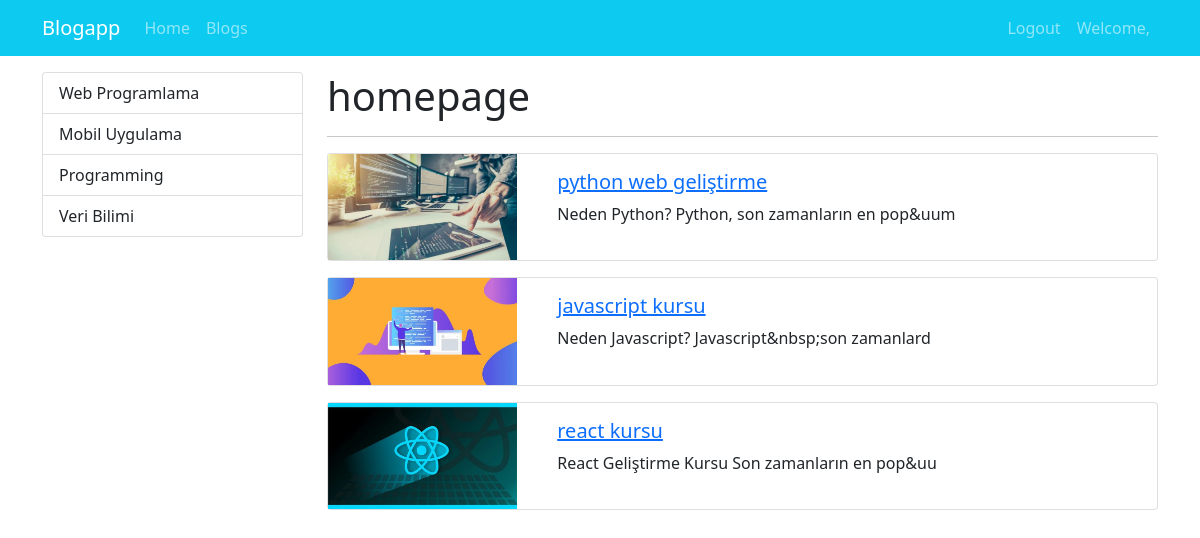
The app's page / (signed in) with its own data.
### blog/models.py (models this page shows, shortened)
class Category(models.Model):
    name = models.CharField(max_length=150)
    slug = models.SlugField(null=False,blank =True,unique=True,db_index=True,editable=False)

class Blog(models.Model):
    title = models.CharField(max_length=200)
    image = models.ImageField(upload_to="blogs")
    description = RichTextField()
    is_active = models.BooleanField(default=False)
    is_home = models.BooleanField(default=False)
    slug = models.SlugField(null = False, blank =True, unique=True, db_index=True,editable=False)
    categories = models.ManyToManyField(Category, blank=True)

### blog/views.py (the view)
# urls.py: path("", views.index, name="home"),
def index(request):
    context = {
        "blogs": Blog.objects.filter(is_active=True,is_home=True),
        "categories": Category.objects.all()
    }
    return render(request, "blog/index.html", context)

### blog/templates/blog/index.html (shortened to what this page needs)
{% extends "base.html" %}
{% load static %}
{% block css_files %}
   <link rel="stylesheet" href="{% static 'blog/css/style.css' %}" >
{% endblock %}
{% block content %}
<div class="container mt-3">
    <div class="row">
        <div class="col-3">
           {% include 'partials/_categories.html' %}
        </div>
        <div class="col-9">
            <h1>homepage</h1>
            <hr>
            {% for blog in blogs %}
                {% if blog.is_home and blog.is_active %}
                    {% include 'blog/partials/_blog.html' %}
                {% endif %}
            {% endfor %}
        </div>
    </div>
</div>
{% endblock %}

### templates/partials/_categories.html
<div class="list-group">
    {% for category in categories %}
        {% if category.slug == selected_category %}
        <a class="list-group-item list-group-item-action active" href="{% url 'blogs_by_category' category.slug %}">{{category.name|title}}</a>
        {% else %}
        <a class="list-group-item list-group-item-action" href="{% url 'blogs_by_category' category.slug %}">{{category.name|title}}</a>
        {% endif %}
    {% endfor %}
</div>

### blog/templates/blog/partials/_blog.html
{% load static %}
<div class="card mb-3">
    <div class="row">
        <div class="col-md-3">
            <img src="{{ blog.image.url }}" alt="" class="img-fluid">
        </div>
        <div class="col-md-9">
            <div class="card-body">
                <h5 class="card-title">
                    <a href="{% url 'blogs_details' blog.slug  %}">
                        {{ blog.title }}
                    </a>
                </h5>
                <p class="card-text">{{ blog.description|striptags|slice:"0:50" }}</p>
            </div>
        </div>
    </div>
</div>

### records on screen
Category: name "Web Programlama"
Category: name "Mobil Uygulama"
Category: name "Programming"
Category: name "Veri Bilimi"
Blog: image (picture), title "python web geliştirme", description "Neden Python? Python, son zamanların en pop&uum"
Blog: image (picture), title "javascript kursu", description "Neden Javascript? Javascript&nbsp;son zamanlard"
Blog: image (picture), title "react kursu", description "React Geliştirme Kursu Son zamanların en pop&uu"
